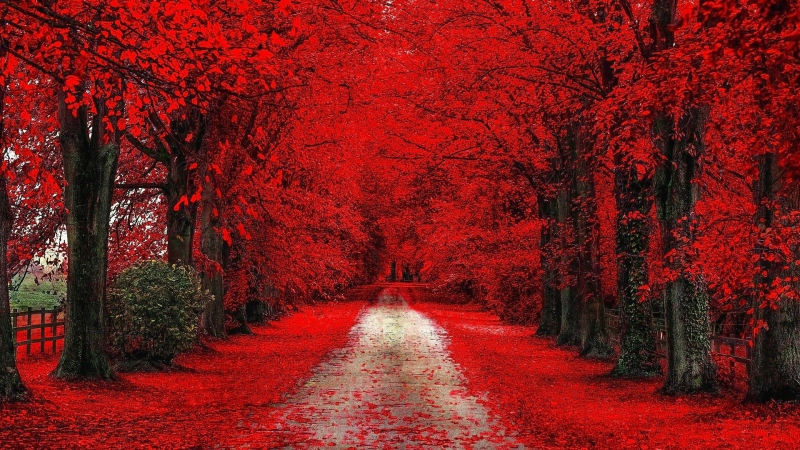
#> input picture manzara.jpg, 1600 x 900 px, found by its file name (shown at 1/2 size)
$ python resimkirpma.py
#> lines starting #> are read from the running program, lines starting #| are printed output that depends on the picture
import cv2 as cv

resim = cv.imread("resim/manzara.jpg")
#> resim is the input picture: shape (900, 1600, 3); mean B, G, R 27.6, 29.4, 123

print(resim.shape)
#| (900, 1600, 3)
#600,500 den 900,1200


yol = resim[600:900, 500:1200]
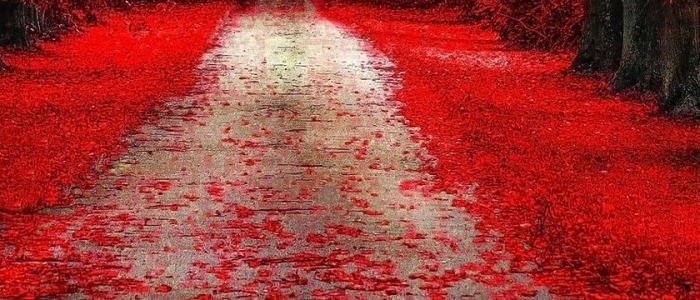
#> yol: shape (300, 700, 3); mean B, G, R 53.3, 58.3, 163.6
print(yol)
#> (printed output is left out)
cv.imshow("a", yol)
cv.waitKey(0)

cv.imwrite("resim/kirpilmis_manzara.jpg", yol)
